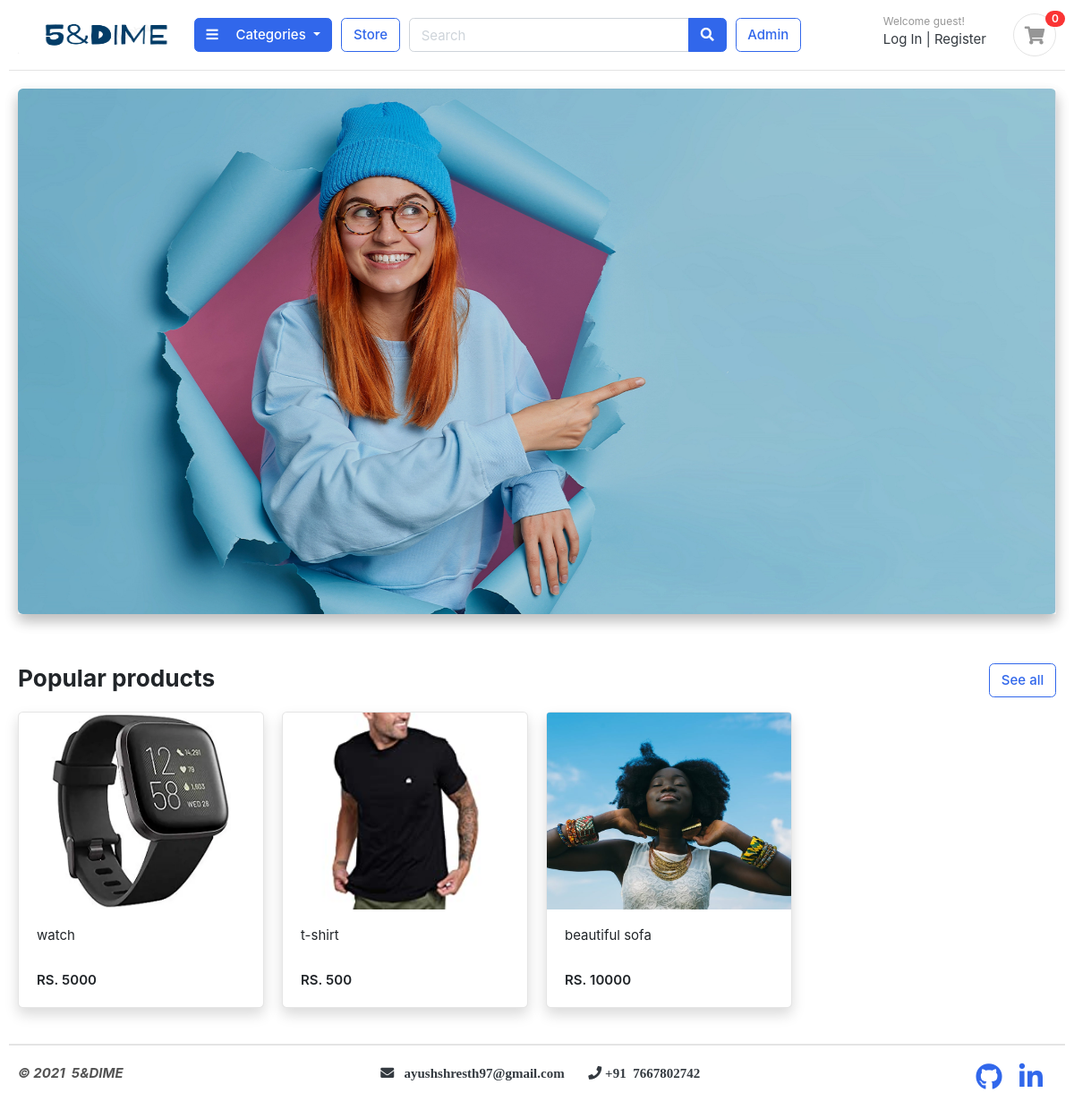
The page / on the database its author committed.
### store/models.py (models this page shows, shortened)
class Products(models.Model):
    product_name = models.CharField(max_length=100, unique=True)
    slug = models.SlugField(max_length=100, unique=True)
    description = models.TextField(max_length=3000, blank=True)
    price = models.IntegerField()
    image = models.ImageField(upload_to="photos/product")
    stock = models.IntegerField()
    available = models.BooleanField(default=True)
    categories = models.ForeignKey(Categories, on_delete=models.CASCADE)
    created_date = models.DateTimeField(auto_now_add=True)
    modified_date = models.DateTimeField(auto_now=True)
    class Meta:
        verbose_name = "Products"
        verbose_name_plural = "Products"
    def get_url(self):
        return reverse("product_detail", args=[self.categories.slug, self.slug, ])

### greatkart/views.py (the view)
# urls.py: 2. Add a URL to urlpatterns:  path('', views.home, name='home')
def home(request):
    product = Products.objects.all().filter(available=True)
    param={'products':product}
    return render(request, 'home.html', param)

### cart/context_processors.py (called while the page is built)
def counter(request):
    if 'admin' in request.path:
        return{}
    else:
        try:
            cart_count=0
            cart = Cart.objects.filter(cart_id=_cart_id(request))
            cart_items = CartItem.objects.all().filter(cart=cart[:1])
            for cartItem in cart_items:
                cart_count += cartItem.quantity
        except Cart.DoesNotExist:
            cart_count=0
    return {"cart_count":cart_count}

### cart/views.py (called while the page is built)
def _cart_id(request):
    cart_data = request.session.session_key
    if not cart_data:
        cart_data = request.session.create()
    return cart_data

### categories/context_processors.py (called while the page is built)
def menu_links(request):
    link = Categories.objects.all()
    return dict(links=link)

### categories/models.py (called while the page is built)
    def get_url(self):
        return(reverse('product_by_categories', args=[self.slug] ))

### templates/home.html
{% extends 'base.html' %}
{% load static %}
{% block content %}
<section class="section-intro padding-y-sm">
<div class="container-fluid">
<div class="shadow">
	<a href="{% url 'store' %}">
	<img src="{% static 'images/banners/cover6.jpg' %}" class="img-fluid rounded shadow">
</a>
</div>
</div>
</section>
<section class="section-name padding-y-sm">
<div class="container-fluid">
<header class="section-heading">
	<a href="{% url 'store' %}" class="btn btn-outline-primary float-right">See all</a>
	<h3 class="section-title">Popular products</h3>
</header>
<div class="row">
{% for product in products %}
	<div class="col-md-3">
		<div class="card card-product-grid shadow"  >
			<a href="{{product.get_url}}" class="img-wrap" id="hover_effect"> <img src=" {{product.image.url}} "> </a>
			<figcaption class="info-wrap">
				<a style="height:40px; overflow:hidden; display: inline-block;" href="{{product.get_url}}" class="title" > {{product.product_name}} </a>
				{% if product.stock <= 0 %}
					<div class="price mt-1">RS.&nbsp;{{product.price}}&nbsp; <h5 style="display: inline">(out of stock)</h5></div>
				{% else %}
					<div class="price mt-1"> RS.&nbsp;{{product.price}}</div>
				{% endif %}
			</figcaption>
		</div>
	</div>
{% endfor %}
</div>
</section>
</body>
</html>
{% endblock content %}

### static/css/ui.css (style rules this page uses)
html { font-family: "Inter", sans-serif; font-size: 15px; }
.img-wrap { text-align: center; display: block; }
.img-wrap img { max-width: 100%; }
.padding-y-sm { padding-top: 20px; padding-bottom: 20px; }
.section-heading { margin-bottom: 20px; margin-top: 15px; }
.section-title { color: #212529; }
[class*=card-product] a.title { color: #212529; display: block; }
[class*=card-product] .img-wrap { overflow: hidden; position: relative; }
[class*=card-product] .img-wrap img { height: 100%; max-width: 100%; width: auto; display: inline-block; -o-object-fit: cover; object-fit: cover; }
.card-product-grid { margin-bottom: 20px; }
.card-product-grid .img-wrap { border-radius: 0.2rem 0.2rem 0 0; height: 220px; }
.card-product-grid .info-wrap { overflow: hidden; padding: 18px 20px; }
.card .img-wrap { overflow: hidden; }
.price { font-weight: 600; color: #212529; }

### rows shown on the page
Products: image (picture), product_name "watch", price "5000"
Products: image (picture), product_name "t-shirt", price "500"
Products: image (picture), product_name "beautiful sofa", price "10000"

### other values the page prints
{{ cart_count }} "0"
